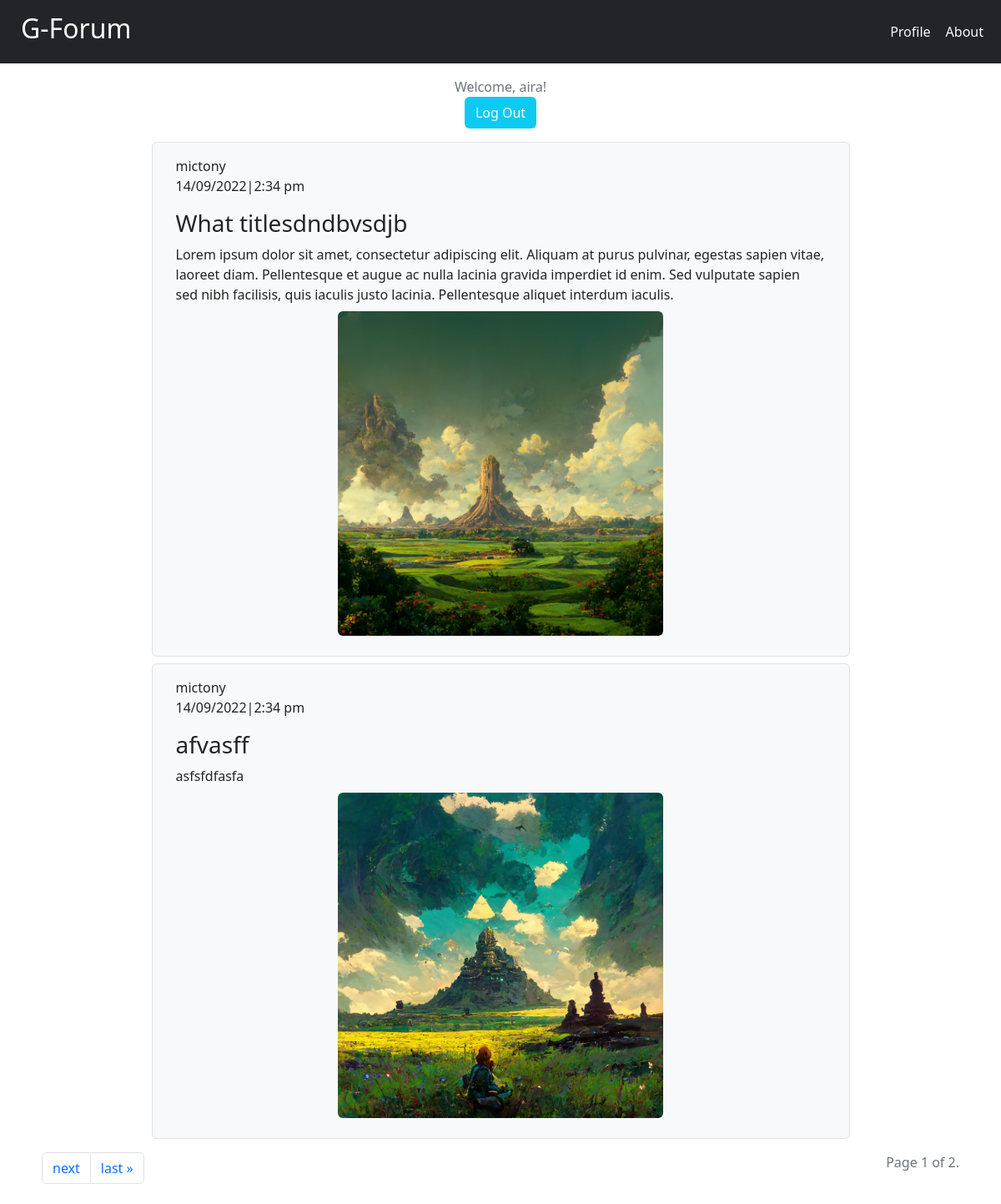
The app's page / (signed in), older data.
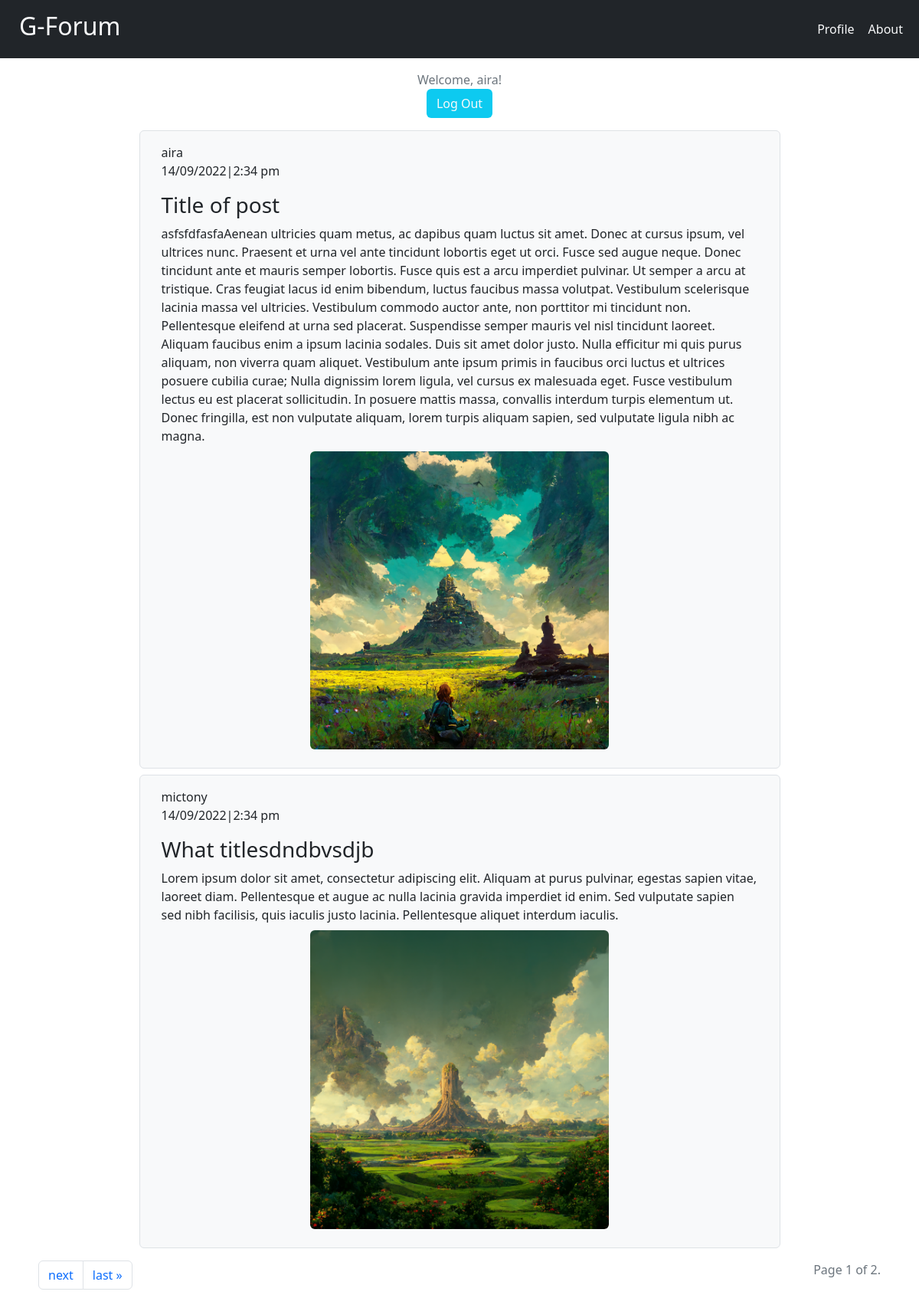
The same page, newer data.
### core/models.py (models this page shows, shortened)
class Post(models.Model):
    title = models.CharField(max_length=50, blank=True)
    author = models.ForeignKey(User, on_delete=models.CASCADE, default='01')
    description = models.TextField(blank=True, null=True)
    images = models.ImageField()

### core/views.py (the view)
# urls.py: path('', PostView.as_view(), name="home"),
class PostView(ListView):
    model = Post
    paginate_by: int = 2
    context_object_name = 'posts'
    template_name = 'home.html'
    ordering = ['title']
    @method_decorator(login_required)
    def dispatch(self, *args, **kwargs):
        return super().dispatch(*args, **kwargs)

### core/templates/home.html (shortened to what this page needs)
{% extends 'base.html' %}
{% load static %}
{% block content %}
<div class="container w-100">
    <div class=" my-3 text-muted msg d-flex flex-column justify-content-center align-items-center">
        {% if user.is_authenticated %}
        Welcome, {{ user.username }}!
        <a class="btn text-light bg-info" href="{% url 'logout' %}">Log Out</a>
        {% else %}
        <p>You are not logged in</p>
        <a href="{% url 'login' %}">Log In</a>
        {% endif %}
    </div>
    {% for post in posts%}
    <div class="  blog-post border rounded my-2 p-3  bg-light w-75 mx-auto ">
        <div class="container w-100">
            <div class="card-header">
                <div class="author ">{{ post.author.username}}</div>
                <p class="date fw-light">14/09/2022|2:34 pm</p>
            </div>
            <h3>{{post.title}}</h3>
            <div class="d-flex flex-column w-40">
                <div class="text-md-left w-100">{{post.description}}</div>
                <img class="img-fluid rounded align-self-center m-2 post-image w-50" src={{post.images.url}}
                    alt="image of the post">
            </div>
        </div>
    </div>
    {% endfor%}
    <span class=" d-flex flex-row justify-content-between p-2">
        {% if page_obj.has_next %}
        <ul class="pagination">
            <li class="page-item">
                <a class="page-link" href="?page={{ page_obj.next_page_number }}">next</a>
            </li>
            <li class="page-item">
                <a class="page-link" href="?page={{ page_obj.paginator.num_pages }}">last &raquo;</a>
            </li>
        </ul>
        {% endif %}
        <span class="text-muted">
            Page {{ page_obj.number }} of {{ page_obj.paginator.num_pages }}.
        </span>
    </span>
</div>
{% endblock content %}

### core/templates/base.html (shortened to what this page needs)
{% load static %}
<!DOCTYPE html>
<html lang="en" >
<head>
    <link rel="stylesheet" href="https://cdn.jsdelivr.net/npm/bootstrap@5.2.0/dist/css/bootstrap.min.css">
    <link rel="stylesheet" type='text/css'  href="{% static 'css/styles.css' %}">
</head>
<body >
    <header>
        {% include 'nav.html' %}
    </header>
        {% block content %}{% endblock content %}
</body>
</html>

### core/templates/nav.html
<div class=" bg-dark container-fluid d-flex align-items-center justify-content-between py-2">
    <div><a class=" text-light btn" href="/">
            <h2>G-Forum</h2>
        </a></div>
    <div class="d-flex">
        {% if not user.is_authenticated %}
        <a class="p-2 btn  text-light" href={% url 'login' %}>Login</a>
        <a class="p-2 btn  text-light" href={% url 'signup' %}>Sign Up</a>
        {% else %}
        <a class="p-2 btn  text-light" href='#profile'>Profile</a>
        {% endif %}
        <a class="p-2 btn  text-light" href="#something">About</a>
    </div>
</div>

### core/static/css/styles.css (style rules this page uses)
html { height: 100vh; }
body { min-height: 100vh; }

Row changes from the older to the newer data that the page shows:
changed Post: author.username "mictony" → "aira"; title "afvasff" → "Title of post"; description "asfsfdfasfa" → "asfsfdfasfaAenean ultricies quam metus, ac dapibus quam luctus sit amet. Donec at cursus ipsum, vel ultrices nunc. Praesent et urna vel ante tincidunt lobortis eget ut orci. Fusce sed augue neque. Donec tincidunt ante et mauris semper lobortis. Fusce quis est a arcu imperdiet pulvinar. Ut semper a arcu at tristique. Cras feugiat lacus id enim bibendum, luctus faucibus massa volutpat. Vestibulum scelerisque lacinia massa vel ultricies. Vestibulum commodo auctor ante, non porttitor mi tincidunt non. Pellentesque eleifend at urna sed placerat. Suspendisse semper mauris vel nisl tincidunt laoreet. Aliquam faucibus enim a ipsum lacinia sodales. Duis sit amet dolor justo. Nulla efficitur mi quis…"; moves up the list
